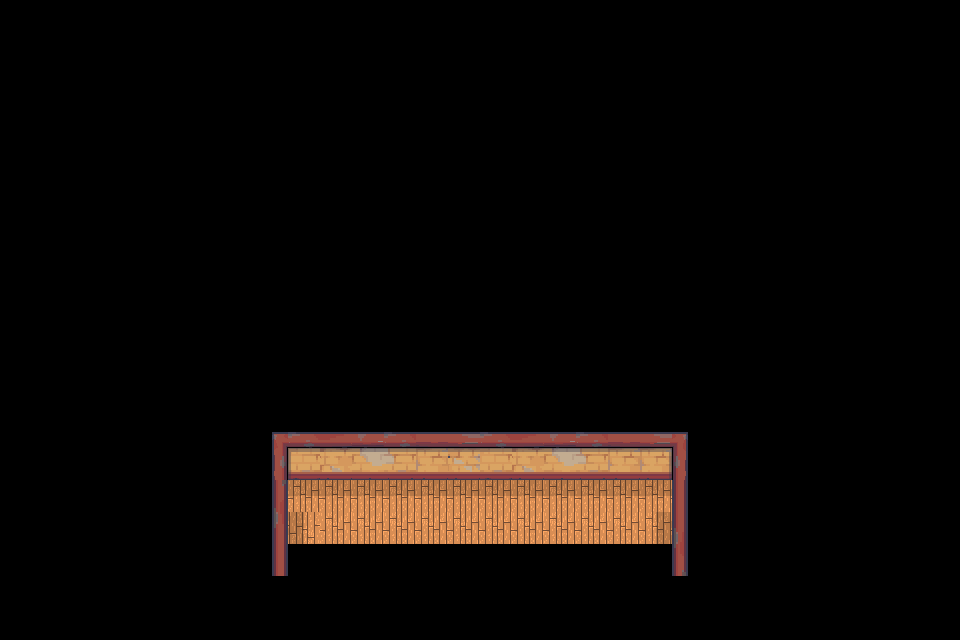

This game map was drawn from its Tiled (.tmx) file and the tilesets committed beside it. A one-line description and the full map source follow:
An orthogonal 30x20 tile map with 32x32 px tiles, 2 tile layers (Floor, Walls), 2 tilesets.

<map version="1.10" tiledversion="1.12.2" orientation="orthogonal" renderorder="right-down" width="30" height="20" tilewidth="32" tileheight="32" infinite="0" nextlayerid="3" nextobjectid="1">
 <tileset firstgid="1" source="fire_station_32.tsx" />
 <tileset firstgid="991" source="Floor_2_16x16.tsx" />
 <layer id="1" name="Floor" width="30" height="20">
  <data encoding="csv">
0,0,0,0,0,0,0,0,0,0,0,0,0,0,0,0,0,0,0,0,0,0,0,0,0,0,0,0,0,0,
0,0,0,0,0,0,0,0,0,0,0,0,0,0,0,0,0,0,0,0,0,0,0,0,0,0,0,0,0,0,
0,0,0,0,0,0,0,0,0,0,0,0,0,0,0,0,0,0,0,0,0,0,0,0,0,0,0,0,0,0,
0,0,0,0,0,0,0,0,0,0,0,0,0,0,0,0,0,0,0,0,0,0,0,0,0,0,0,0,0,0,
0,0,0,0,0,0,0,0,0,0,0,0,0,0,0,0,0,0,0,0,0,0,0,0,0,0,0,0,0,0,
0,0,0,0,0,0,0,0,0,0,0,0,0,0,0,0,0,0,0,0,0,0,0,0,0,0,0,0,0,0,
0,0,0,0,0,0,0,0,0,0,0,0,0,0,0,0,0,0,0,0,0,0,0,0,0,0,0,0,0,0,
0,0,0,0,0,0,0,0,0,0,0,0,0,0,0,0,0,0,0,0,0,0,0,0,0,0,0,0,0,0,
0,0,0,0,0,0,0,0,0,0,0,0,0,0,0,0,0,0,0,0,0,0,0,0,0,0,0,0,0,0,
0,0,0,0,0,0,0,0,0,0,0,0,0,0,0,0,0,0,0,0,0,0,0,0,0,0,0,0,0,0,
0,0,0,0,0,0,0,0,0,0,0,0,0,0,0,0,0,0,0,0,0,0,0,0,0,0,0,0,0,0,
0,0,0,0,0,0,0,0,0,0,0,0,0,0,535,0,535,535,0,0,0,0,0,0,0,0,0,0,0,0,
0,0,0,0,0,0,0,0,0,0,0,0,0,0,0,0,0,0,0,535,0,0,0,0,0,0,0,0,0,0,
0,0,0,0,0,0,0,0,694,496,497,498,499,500,501,496,497,498,499,500,501,695,0,0,0,0,0,0,0,0,
0,0,0,0,0,0,0,0,727,661,530,531,532,533,534,529,530,531,532,533,599,728,0,0,0,0,0,0,0,0,
0,0,0,0,0,0,0,0,729,1026,1026,1026,1026,1026,1026,1026,1026,1026,1026,1026,1026,730,0,0,0,0,0,0,0,0,
0,0,0,0,0,0,0,0,762,3221226509,1036,1036,1036,1036,1036,1036,1036,1036,1036,1036,1037,763,0,0,0,0,0,0,0,0,
0,0,0,0,0,0,0,0,795,0,0,0,0,0,0,0,0,0,0,535,0,796,0,0,0,0,0,0,0,0,
0,0,0,0,0,0,0,0,0,0,0,0,0,0,0,0,0,0,0,0,0,0,0,0,0,0,0,0,0,0,
0,0,0,0,0,0,0,0,0,0,0,0,0,0,0,0,0,0,0,0,0,0,0,0,0,0,0,0,0,0
</data>
 </layer>
 <layer id="2" name="Walls" width="30" height="20">
  <data encoding="csv">
0,0,0,0,0,0,0,0,0,0,0,0,0,0,0,0,0,0,0,0,0,0,0,0,0,0,0,0,0,0,
0,0,0,0,0,0,0,0,0,0,0,0,0,0,0,0,0,0,0,0,0,0,0,0,0,0,0,0,0,0,
0,0,0,0,0,0,0,0,0,0,0,0,0,0,0,0,0,0,0,0,0,0,0,0,0,0,0,0,0,0,
0,0,0,0,0,0,0,0,0,0,0,0,0,0,0,0,0,0,0,0,0,0,0,0,0,0,0,0,0,0,
0,0,0,0,0,0,0,0,0,0,0,0,0,0,0,0,0,0,0,0,0,0,0,0,0,0,0,0,0,0,
0,0,0,0,0,0,0,0,0,0,0,0,0,0,0,0,0,0,0,0,0,0,0,0,0,0,0,0,0,0,
0,0,0,0,0,0,0,0,0,0,0,0,0,0,0,0,0,0,0,0,0,0,0,0,0,0,0,0,0,0,
0,0,0,0,0,0,0,0,0,0,0,0,0,0,0,0,0,0,0,0,0,0,0,0,0,0,0,0,0,0,
0,0,0,0,0,0,0,0,0,0,0,0,0,0,0,0,0,0,0,0,0,0,0,0,0,0,0,0,0,0,
0,0,0,0,0,0,0,0,0,0,0,0,0,0,0,0,0,0,0,0,0,0,0,0,0,0,0,0,0,0,
0,0,0,0,0,0,0,0,0,0,0,0,0,0,0,0,0,0,0,0,0,0,0,0,0,0,0,0,0,0,
0,0,0,0,0,0,0,0,0,0,0,0,0,0,0,0,0,0,0,0,0,0,0,0,0,0,0,0,0,0,
0,0,0,0,0,0,0,0,0,0,0,0,0,0,0,0,0,0,0,0,0,0,0,0,0,0,0,0,0,0,
0,0,0,0,0,0,0,0,0,0,0,0,0,0,0,0,0,0,0,0,0,0,0,0,0,0,0,0,0,0,
0,0,0,0,0,0,0,0,0,0,0,0,0,0,0,0,0,0,0,0,0,0,0,0,0,0,0,0,0,0,
0,0,0,0,0,0,0,0,0,0,0,0,0,0,0,0,0,0,0,0,0,0,0,0,0,0,0,0,0,0,
0,0,0,0,0,0,0,0,0,0,0,0,0,0,0,0,0,0,0,0,0,0,0,0,0,0,0,0,0,0,
0,0,0,0,0,0,0,0,0,0,0,0,0,0,0,0,0,0,0,0,0,0,0,0,0,0,0,0,0,0,
0,0,0,0,0,0,0,0,0,0,0,0,0,0,0,0,0,0,0,0,0,0,0,0,0,0,0,0,0,0,
0,0,0,0,0,0,0,0,0,0,0,0,0,0,0,0,0,0,0,0,0,0,0,0,0,0,0,0,0,0
</data>
 </layer>
</map>
